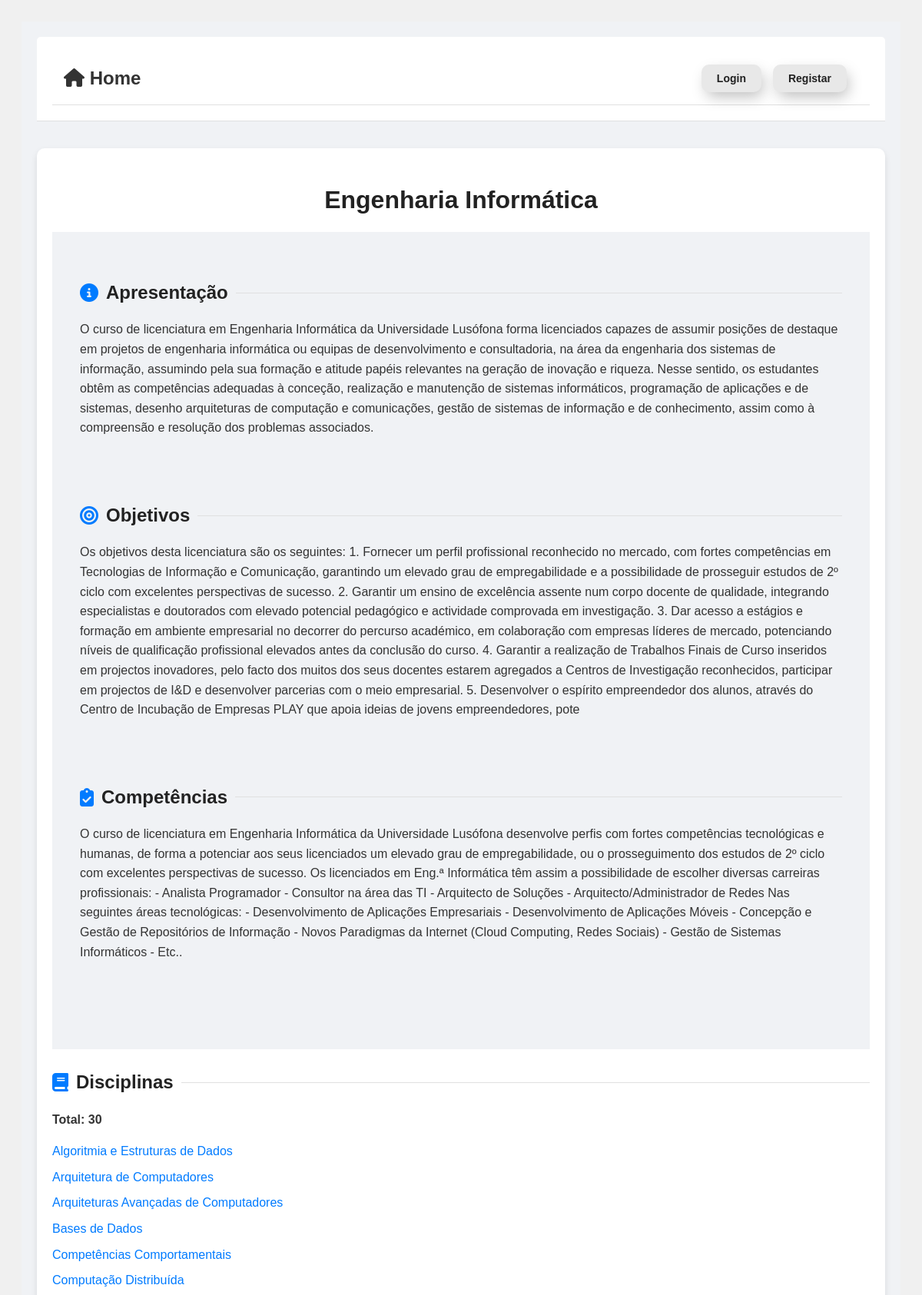
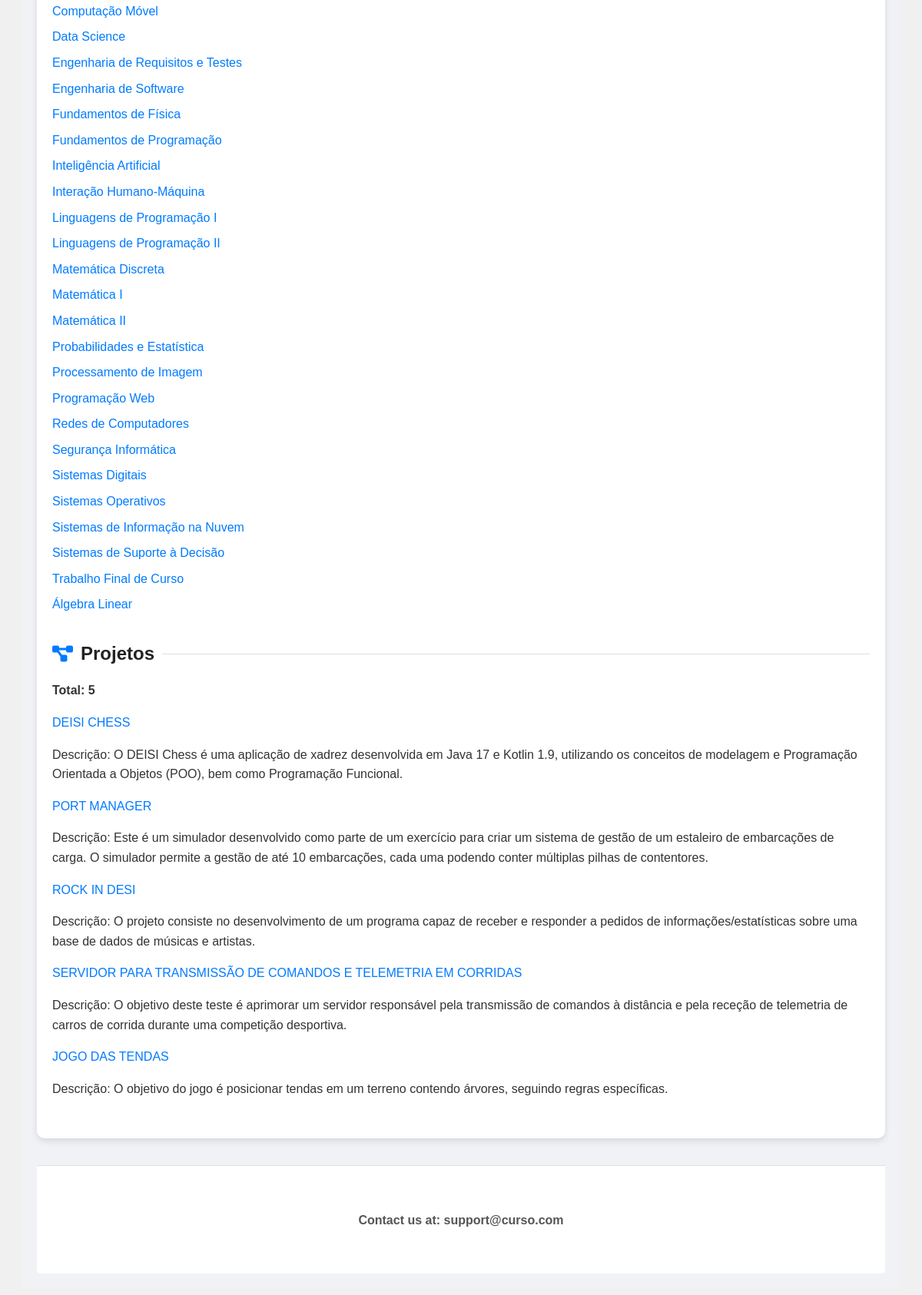
Screenshot of /curso/Engenharia Informática/ with the database file from the repository (2 pictures, top to bottom).
### curso/models.py (models this page shows, shortened)
class Curso(models.Model):
    nome = models.CharField(max_length=255)
    apresentacao = models.TextField()
    objetivos = models.TextField()
    competencias = models.TextField()
    area_cientifica = models.ForeignKey('AreaCientifica', on_delete=models.CASCADE, null=True, blank=True)

class Disciplina(models.Model):
    curso = models.ForeignKey(Curso, on_delete=models.CASCADE)
    nome = models.CharField(max_length=255)
    ano = models.IntegerField()
    semestre = models.CharField(max_length=20)
    ects = models.IntegerField()
    curricular_unit_code = models.CharField(max_length=20)
    area_cientifica = models.ForeignKey(AreaCientifica, on_delete=models.CASCADE)

class Projeto(models.Model):
    nome = models.CharField(max_length=255)
    disciplina = models.OneToOneField(Disciplina, on_delete=models.CASCADE)
    descricao = models.TextField(null=True, blank=True)
    conceitos_aplicados = models.TextField(null=True, blank=True)
    tecnologias_usadas = models.TextField(null=True, blank=True)
    imagem = models.ImageField(upload_to='imagens/', null=True, blank=True)
    video_demo = models.URLField(null=True, blank=True)
    github_repo = models.URLField(null=True, blank=True)

### curso/views.py (the view)
# urls.py: path('<str:curso_nome>/', views.curso_detail_view, name='curso_detail'),
def curso_detail_view(request, curso_nome):
    curso = Curso.objects.get(nome=curso_nome)
    disciplinas = Disciplina.objects.filter(curso=curso)
    projetos = Projeto.objects.filter(disciplina__in=disciplinas)
    context = {'curso': curso, 'disciplinas': disciplinas, 'projetos': projetos}
    return render(request, 'curso/curso_details.html', context)

### curso/templates/curso/curso_details.html (shortened to what this page needs)
{% extends 'curso/layout.html' %}
{% block content %}
<h1>{{ curso.nome }}</h1>
<div class="container">
    <div class="cursopage">
        <div class="section">
            <div class="section-header">
                <i class="fas fa-info-circle"></i>
                <h2>Apresentação</h2>
                <hr>
            </div>
            <p>{{ curso.apresentacao }}</p>
        </div>
        <div class="section">
            <div class="section-header">
                <i class="fas fa-bullseye"></i>
                <h2>Objetivos</h2>
                <hr>
            </div>
            <p>{{ curso.objetivos }}</p>
        </div>
        <div class="section">
            <div class="section-header">
                <i class="fas fa-clipboard-check"></i>
                <h2>Competências</h2>
                <hr>
            </div>
            <p>{{ curso.competencias }}</p>
        </div>
    </div>
</div>
{% if disciplinas %}
        <div class="section">
            <div class="section-header">
                <i class="fas fa-book"></i>
                <h2>Disciplinas</h2>
                <hr>
            </div>
            <p class="total">Total: {{ disciplinas|length }}</p>
            <ul>
                {% for disciplina in disciplinas|dictsort:"nome" %}
                    <li>
                        <a href="{% url 'curso:disciplina_detail' curso.nome disciplina.nome %}">{{ disciplina.nome }}</a>
                    </li>
                {% endfor %}
            </ul>
        </div>
        {% endif %}
        {% if projetos %}
        <div class="section">
            <div class="section-header">
                <i class="fas fa-project-diagram"></i>
                <h2>Projetos</h2>
                <hr>
            </div>
            <p class="total">Total: {{ projetos|length }}</p>
            <ul>
                {% for projeto in projetos|dictsort:"nome" %}
                    <li>
                        <a href="{% url 'curso:projeto_detail' curso.nome projeto.disciplina.nome %}">{{ projeto.nome|upper }}</a>
                        {% if projeto.descricao %}
                        <p>Descrição: {{ projeto.descricao }}</p>
                        {% endif %}
                    </li>
                {% endfor %}
            </ul>
        </div>
        {% endif %}
{% endblock %}

### curso/static/curso/styles.css (style rules this page uses)
.container > * { padding: 1rem; font-size: 1rem; }
div.container { display: grid; grid-template-areas: 'header' 'main' 'footer'; gap: 15px; padding: 20px; grid-template-columns: 1fr; grid-template-rows: auto 1fr auto; background-color: #f0f2f5; }
a { text-decoration: none; color: #007bff; transition: color 0.3s ease, text-decoration 0.3s ease; }
body { font-family: Arial, sans-serif; line-height: 1.6; color: #333; background-color: #f0f0f0; padding: 20px; }
h1 { font-size: 2rem; margin-bottom: 1rem; color: #222; text-align: center; }
h2 { font-size: 1.75rem; margin-top: 1.5rem; margin-bottom: 0.5rem; color: #222; }
.cursopage { display: flex; flex-direction: column; gap: 10px; }
.section { margin-bottom: 2rem; }
.section-header { display: flex; align-items: center; margin-top: 1.5rem; margin-bottom: 1rem; }
.section-header i { margin-right: 10px; font-size: 1.5rem; color: #007bff; }
.section-header h2 { font-size: 1.5rem; color: #222; margin: 0; }
.section-header hr { flex-grow: 1; height: 1px; background-color: #e0e0e0; border: none; margin-left: 10px; }
.total { font-weight: bold; }
ul { padding: 0; list-style-type: none; }
ul li { margin-bottom: 0.5rem; }
ul li a { color: #007bff; text-decoration: none; transition: color 0.3s ease, text-decoration 0.3s ease; }

### rows the page displays
Curso: nome "Engenharia Informática", apresentacao "O curso de licenciatura em Engenharia Informática da Universidade Lusófona forma licenciados capazes de assumir posições de destaque em projetos de engenharia informática ou equipas de desenvolvimento e consultadoria, na área da engenharia dos sistemas de informação, assumindo pela sua formação e atitude papéis relevantes na geração de inovação e riqueza. Nesse sentido, os estudantes obtêm as competências adequadas à conceção, realização e manutenção de sistemas informáticos, programação de aplicações e de sistemas, desenho arquiteturas de computação e comunicações, gestão de sistemas de informação e de conhecimento, assim como à compreensão e resolução dos problemas associados.", objetivos "Os objetivos desta licenciatura são os seguintes: 1. Fornecer um perfil profissional reconhecido no mercado, com fortes competências em Tecnologias de Informação e Comunicação, garantindo um elevado grau de empregabilidade e a possibilidade de prosseguir estudos de 2º ciclo com excelentes perspectivas de sucesso. 2. Garantir um ensino de excelência assente num corpo docente de qualidade, integrando especialistas e doutorados com elevado potencial pedagógico e actividade comprovada em investigação. 3. Dar acesso a estágios e formação em ambiente empresarial no decorrer do percurso académico, em colaboração com empresas líderes de mercado, potenciando níveis de qualificação profissional…", competencias "O curso de licenciatura em Engenharia Informática da Universidade Lusófona desenvolve perfis com fortes competências tecnológicas e humanas, de forma a potenciar aos seus licenciados um elevado grau de empregabilidade, ou o prosseguimento dos estudos de 2º ciclo com excelentes perspectivas de sucesso. Os licenciados em Eng.ª Informática têm assim a possibilidade de escolher diversas carreiras profissionais: - Analista Programador - Consultor na área das TI - Arquitecto de Soluções - Arquitecto/Administrador de Redes Nas seguintes áreas tecnológicas: - Desenvolvimento de Aplicações Empresariais - Desenvolvimento de Aplicações Móveis - Concepção e Gestão de Repositórios de Informação - Novos…"
Disciplina: nome "Algoritmia e Estruturas de Dados"
Disciplina: nome "Arquitetura de Computadores"
Disciplina: nome "Arquiteturas Avançadas de Computadores"
Disciplina: nome "Bases de Dados"
Disciplina: nome "Competências Comportamentais"
Disciplina: nome "Computação Distribuída"
Disciplina: nome "Computação Móvel"
Disciplina: nome "Data Science"
Disciplina: nome "Engenharia de Requisitos e Testes"
Disciplina: nome "Engenharia de Software"
Disciplina: nome "Fundamentos de Física"
Disciplina: nome "Fundamentos de Programação"
Disciplina: nome "Inteligência Artificial"
Disciplina: nome "Interação Humano-Máquina"
Disciplina: nome "Linguagens de Programação I"
Disciplina: nome "Linguagens de Programação II"
Disciplina: nome "Matemática Discreta"
Disciplina: nome "Matemática I"
Disciplina: nome "Matemática II"
Disciplina: nome "Probabilidades e Estatística"
Disciplina: nome "Processamento de Imagem"
Disciplina: nome "Programação Web"
Disciplina: nome "Redes de Computadores"
Disciplina: nome "Segurança Informática"
Disciplina: nome "Sistemas Digitais"
Disciplina: nome "Sistemas Operativos"
Disciplina: nome "Sistemas de Informação na Nuvem"
Disciplina: nome "Sistemas de Suporte à Decisão"
Disciplina: nome "Trabalho Final de Curso"
Disciplina: nome "Álgebra Linear"
Projeto: nome "DEISI CHESS", descricao "O DEISI Chess é uma aplicação de xadrez desenvolvida em Java 17 e Kotlin 1.9, utilizando os conceitos de modelagem e Programação Orientada a Objetos (POO), bem como Programação Funcional."
Projeto: nome "PORT MANAGER", descricao "Este é um simulador desenvolvido como parte de um exercício para criar um sistema de gestão de um estaleiro de embarcações de carga. O simulador permite a gestão de até 10 embarcações, cada uma podendo conter múltiplas pilhas de contentores."
Projeto: nome "ROCK IN DESI", descricao "O projeto consiste no desenvolvimento de um programa capaz de receber e responder a pedidos de informações/estatísticas sobre uma base de dados de músicas e artistas."
Projeto: nome "SERVIDOR PARA TRANSMISSÃO DE COMANDOS E TELEMETRIA EM CORRIDAS", descricao "O objetivo deste teste é aprimorar um servidor responsável pela transmissão de comandos à distância e pela receção de telemetria de carros de corrida durante uma competição desportiva."
Projeto: nome "JOGO DAS TENDAS", descricao "O objetivo do jogo é posicionar tendas em um terreno contendo árvores, seguindo regras específicas."

### other values shown
{{ disciplinas|length }} "30"
{{ projetos|length }} "5"
